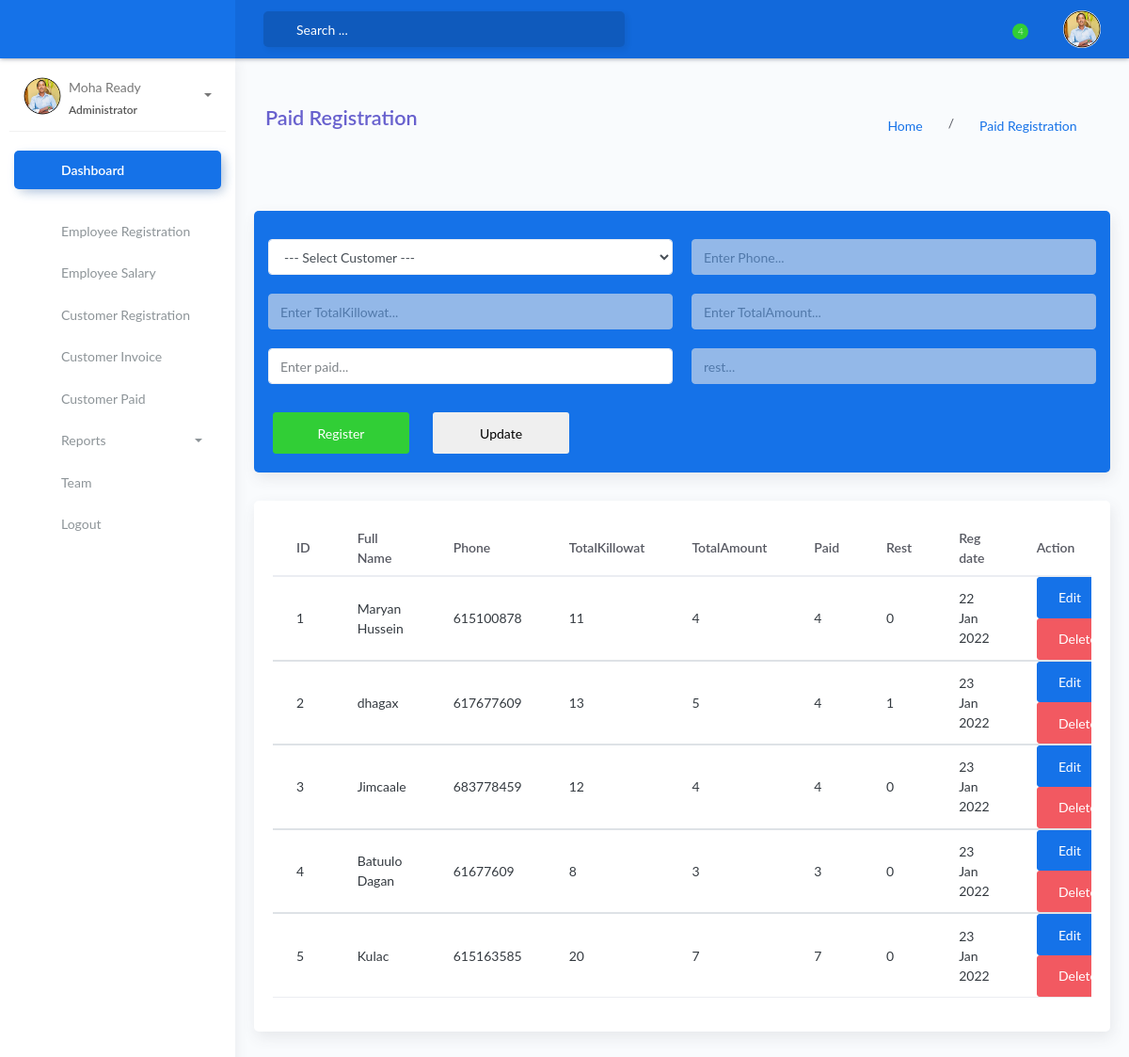
The page /Admin_Paid.php on the database its author committed.
### tables this page shows
CREATE TABLE `paid` (
  `empid` int(11) NOT NULL,
  `FullName` varchar(50) NOT NULL,
  `Phone` int(11) NOT NULL,
  `TotalKillowat` int(11) NOT NULL,
  `TotalAmount` int(11) NOT NULL,
  `paid` int(11) NOT NULL,
  `rest` int(11) NOT NULL,
  `RegDate` varchar(50) NOT NULL
);

### Admin_Paid_process.php (called while the page is built, shortened)
<?php
$Phone = "";
$TotalKillowat = "";
$TotalAmount = "";
$paid = "";
$rest = "";
?>

### Admin_Paid.php (the view, shortened to what this page needs)
<?php
include 'Admin_Paid_process.php';
?>
<!DOCTYPE html>
<html lang="en">
<head>
    <link rel="stylesheet" href="assets/css/bootstrap.min.css">
    <link rel="stylesheet" href="assets/css/atlantis.min.css">
    <link rel="stylesheet" href="assets/css/demo.css">
</head>
<body>
    <div class="wrapper">
        <div class="main-header">
            <?php
            require_once('includes/topbar.php');
            ?>
        </div>
        <?php
        require_once('includes/sidebar.php');
        ?>
        <div class="main-panel">
            <div class="content">
                <div class="panel-header">
                    <div class="page-inner py-5">
                        <div class="d-flex align-items-left align-items-md-center flex-column flex-md-row">
                            <div>
                                <h2 class="text-secondary pb-2 fw-bold">Paid Registration </h2>
                            </div>
                            <div class="ml-md-auto py-2 py-md-0">
                                <a href="#" class="btn"> Home</a> /
                                <a href="#" class="btn ">Paid Registration</a>
                            </div>
                        </div>
                    </div>
                </div>
                <div class="card-body">
                    <div class="card bg-primary">
                        <div class="card-body">
                            <form action="Admin_Paid_process.php" method="POST" id="forms_data">
                                <div class="row">
                                    <div class="col-md-12">
                                        <div class="row">
                                            <div class="form-group col-md-6">
                                                <select name="FullNames" id="FullNames" class="form-control" required>
                                                    <option value="" selected disabled> --- Select Customer ---</option>
                                                </select>
                                            </div>
                                            <div class="form-group col-md-6">
                                                <input type="number" name="Phone" id="Phone" placeholder="Enter Phone..." class="form-control" required value="<?php echo $Phone; ?>" readonly>
                                            </div>
                                            <div class="form-group col-md-6">
                                                <input type="number" name="TotalKillowat" id="TotalKillowat" placeholder="Enter TotalKillowat..." class="form-control" id="TotalKillowat" value="<?php echo $TotalKillowat; ?>" readonly>
                                            </div>
                                            <div class="form-group col-md-6">
                                                <input type="number" name="TotalAmount" id="TotalAmount" placeholder="Enter TotalAmount..." class="form-control" id="TotalAmount" value="<?php echo $TotalAmount; ?>" readonly>
                                            </div>
                                            <div class="form-group col-md-6">
                                                <input type="number" name="paid" id="paid" placeholder="Enter paid..." class="form-control" value="<?php echo $paid; ?>" required>
                                            </div>
                                            <div class="form-group col-md-6">
                                                <input type="number" name="rest" id="rest" readonly placeholder="rest..." class="form-control" value="<?php echo $rest; ?>">
                                            </div>
                                            <div class="form-group col-md-6">
                                            </div>
                                            <div class="form col-md-12">
                                                <button type="submit" class="btn btn-success col-md-2" id="save" name="save">Register</button> &nbsp; &nbsp; &nbsp;
                                                <button type="submit" class="btn btn-second col-md-2" id="update" name="update">Update</button>
                                            </div>
                                        </div>
                                    </div>
                                </div>
                            </form>
                        </div>
                    </div>
                    <?php
                    $con = mysqli_connect("localhost", "root", "", "myproject");
                    $sql = mysqli_query($con, "select * from paid");
                    ?>
                    <div class="card bg-white">
                        <div class="card-body">
                            <div class="row">
                                <div class="col-md-12">
                                    <div class="table-responsive table-hover table-sm table-sales">
                                        <table class="table">
                                            <strong>
                                                <thead class="text-black">
                                                    <tr>
                                                        <th height="0" width="1">ID</th>
                                                        <th height="0" width="200">Full Name</th>
                                                        <th height="0" width="150">Phone</th>
                                                        <th>TotalKillowat</th>
                                                        <th>TotalAmount</th>
                                                        <th>Paid</th>
                                                        <th>Rest</th>
                                                        <th height="0" width="150">Reg date</th>
                                                        <th>Action</th>
                                                    </tr>
                                                </thead>
                                            </strong>
                                            <?php
                                            $i = 1;
                                            while ($row = mysqli_fetch_array($sql)) {
                                            ?>
                                                <tbody class="text-dark">
                                                    <td><?php echo $i; ?></td>
                                                    <td><?php echo $row["FullName"]; ?></td>
                                                    <td><?php echo $row["Phone"]; ?></td>
                                                    <td><?php echo $row["TotalKillowat"]; ?></td>
                                                    <td><?php echo $row["TotalAmount"]; ?></td>
                                                    <td><?php echo $row["paid"]; ?></td>
                                                    <td><?php echo $row["rest"]; ?></td>
                                                    <td><?php echo $row["RegDate"]; ?></td>
                                                    <td>
                                                        <a href="Admin_Paid.php?edit=<?php echo $row["empid"]; ?> " class="btn btn-primary"> Edit</a>
                                                        <a href="Admin_Paid_process.php?delete=<?php echo $row["empid"]; ?>" onclick="return  confirm('do you want to delete Y/N')" class="btn btn-danger"> Delete</a>
                                                    </td>
                                                </tbody>
                                            <?php
                                                $i++;
                                            }
                                            ?>
                                        </table>
                                    </div>
                                </div>
                            </div>
                        </div>
                    </div>
                </div>
            </div>
        </div>
    </div>
    <br> <br> <br> <br> <br>
</body>
</html>

### rows shown on the page
paid: FullName "Maryan Hussein", Phone "615100878", TotalKillowat "11", TotalAmount "4", paid "4", rest "0", RegDate "22 Jan 2022"
paid: FullName "dhagax", Phone "617677609", TotalKillowat "13", TotalAmount "5", paid "4", rest "1", RegDate "23 Jan 2022"
paid: FullName "Jimcaale", Phone "683778459", TotalKillowat "12", TotalAmount "4", paid "4", rest "0", RegDate "23 Jan 2022"
paid: FullName "Batuulo Dagan", Phone "61677609", TotalKillowat "8", TotalAmount "3", paid "3", rest "0", RegDate "23 Jan 2022"
paid: FullName "Kulac", Phone "615163585", TotalKillowat "20", TotalAmount "7", paid "7", rest "0", RegDate "23 Jan 2022"
